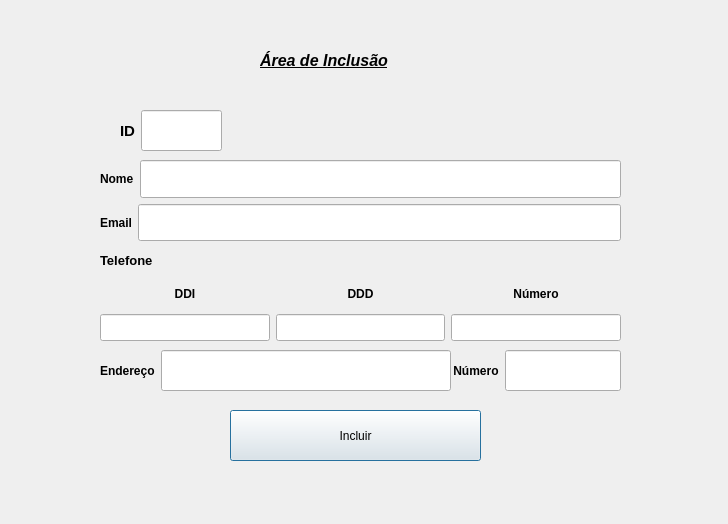
<?xml version="1.0" encoding="UTF-8"?>
<ui version="4.0">
 <class>TelaInclusao</class>
 <widget class="QDialog" name="TelaInclusao">
  <property name="geometry">
   <rect>
    <x>0</x>
    <y>0</y>
    <width>728</width>
    <height>524</height>
   </rect>
  </property>
  <property name="windowTitle">
   <string>Dialog</string>
  </property>
  <widget class="QWidget" name="layoutWidget">
   <property name="geometry">
    <rect>
     <x>100</x>
     <y>350</y>
     <width>351</width>
     <height>41</height>
    </rect>
   </property>
   <property name="sizePolicy">
    <sizepolicy hsizetype="Preferred" vsizetype="Preferred">
     <horstretch>0</horstretch>
     <verstretch>0</verstretch>
    </sizepolicy>
   </property>
   <layout class="QHBoxLayout" name="horizontalLayout_7">
    <item>
     <widget class="QLabel" name="labelEndereco">
      <property name="sizePolicy">
       <sizepolicy hsizetype="Preferred" vsizetype="Preferred">
        <horstretch>0</horstretch>
        <verstretch>0</verstretch>
       </sizepolicy>
      </property>
      <property name="font">
       <font>
        <bold>true</bold>
       </font>
      </property>
      <property name="text">
       <string>Endereço</string>
      </property>
     </widget>
    </item>
    <item>
     <widget class="QLineEdit" name="lineEditEndereco">
      <property name="sizePolicy">
       <sizepolicy hsizetype="Expanding" vsizetype="Preferred">
        <horstretch>0</horstretch>
        <verstretch>0</verstretch>
       </sizepolicy>
      </property>
      <property name="font">
       <font>
        <bold>true</bold>
       </font>
      </property>
     </widget>
    </item>
   </layout>
  </widget>
  <widget class="QWidget" name="layoutWidget_2">
   <property name="geometry">
    <rect>
     <x>230</x>
     <y>410</y>
     <width>251</width>
     <height>51</height>
    </rect>
   </property>
   <property name="sizePolicy">
    <sizepolicy hsizetype="Preferred" vsizetype="Preferred">
     <horstretch>0</horstretch>
     <verstretch>0</verstretch>
    </sizepolicy>
   </property>
   <layout class="QHBoxLayout" name="horizontalLayout_5">
    <item>
     <widget class="QPushButton" name="pushButtonInclusao">
      <property name="sizePolicy">
       <sizepolicy hsizetype="Minimum" vsizetype="Preferred">
        <horstretch>0</horstretch>
        <verstretch>0</verstretch>
       </sizepolicy>
      </property>
      <property name="text">
       <string>Incluir</string>
      </property>
     </widget>
    </item>
   </layout>
  </widget>
  <widget class="QWidget" name="layoutWidget_5">
   <property name="geometry">
    <rect>
     <x>120</x>
     <y>110</y>
     <width>102</width>
     <height>41</height>
    </rect>
   </property>
   <property name="sizePolicy">
    <sizepolicy hsizetype="Preferred" vsizetype="Preferred">
     <horstretch>0</horstretch>
     <verstretch>0</verstretch>
    </sizepolicy>
   </property>
   <layout class="QHBoxLayout" name="horizontalLayout">
    <item>
     <widget class="QLabel" name="labelID">
      <property name="sizePolicy">
       <sizepolicy hsizetype="Preferred" vsizetype="Preferred">
        <horstretch>0</horstretch>
        <verstretch>0</verstretch>
       </sizepolicy>
      </property>
      <property name="font">
       <font>
        <pointsize>11</pointsize>
        <bold>true</bold>
       </font>
      </property>
      <property name="text">
       <string>ID</string>
      </property>
     </widget>
    </item>
    <item>
     <widget class="QLineEdit" name="lineEditID">
      <property name="sizePolicy">
       <sizepolicy hsizetype="Expanding" vsizetype="Preferred">
        <horstretch>0</horstretch>
        <verstretch>0</verstretch>
       </sizepolicy>
      </property>
      <property name="font">
       <font>
        <bold>true</bold>
       </font>
      </property>
     </widget>
    </item>
   </layout>
  </widget>
  <widget class="QWidget" name="layoutWidget_6">
   <property name="geometry">
    <rect>
     <x>450</x>
     <y>350</y>
     <width>171</width>
     <height>41</height>
    </rect>
   </property>
   <property name="sizePolicy">
    <sizepolicy hsizetype="Preferred" vsizetype="Preferred">
     <horstretch>0</horstretch>
     <verstretch>0</verstretch>
    </sizepolicy>
   </property>
   <layout class="QHBoxLayout" name="horizontalLayout_3">
    <item>
     <widget class="QLabel" name="labelNumero_2">
      <property name="sizePolicy">
       <sizepolicy hsizetype="Preferred" vsizetype="Preferred">
        <horstretch>0</horstretch>
        <verstretch>0</verstretch>
       </sizepolicy>
      </property>
      <property name="font">
       <font>
        <bold>true</bold>
       </font>
      </property>
      <property name="text">
       <string> Número</string>
      </property>
     </widget>
    </item>
    <item>
     <widget class="QLineEdit" name="lineEditNumEnde">
      <property name="sizePolicy">
       <sizepolicy hsizetype="Expanding" vsizetype="Preferred">
        <horstretch>0</horstretch>
        <verstretch>0</verstretch>
       </sizepolicy>
      </property>
      <property name="font">
       <font>
        <bold>true</bold>
       </font>
      </property>
     </widget>
    </item>
   </layout>
  </widget>
  <widget class="QLabel" name="labelTELA">
   <property name="geometry">
    <rect>
     <x>260</x>
     <y>40</y>
     <width>191</width>
     <height>41</height>
    </rect>
   </property>
   <property name="text">
    <string>&lt;html&gt;&lt;head/&gt;&lt;body&gt;&lt;p&gt;&lt;span style=&quot; font-size:12pt; font-weight:700; font-style:italic; text-decoration: underline;&quot;&gt;Área de Inclusão&lt;/span&gt;&lt;/p&gt;&lt;/body&gt;&lt;/html&gt;</string>
   </property>
  </widget>
  <widget class="QWidget" name="gridLayoutWidget">
   <property name="geometry">
    <rect>
     <x>100</x>
     <y>280</y>
     <width>521</width>
     <height>61</height>
    </rect>
   </property>
   <property name="sizePolicy">
    <sizepolicy hsizetype="Preferred" vsizetype="Preferred">
     <horstretch>0</horstretch>
     <verstretch>0</verstretch>
    </sizepolicy>
   </property>
   <property name="font">
    <font>
     <bold>true</bold>
    </font>
   </property>
   <layout class="QGridLayout" name="gridLayout">
    <item row="2" column="2">
     <widget class="QLineEdit" name="lineEditDDD">
      <property name="sizePolicy">
       <sizepolicy hsizetype="Expanding" vsizetype="Preferred">
        <horstretch>0</horstretch>
        <verstretch>0</verstretch>
       </sizepolicy>
      </property>
      <property name="font">
       <font>
        <bold>true</bold>
       </font>
      </property>
     </widget>
    </item>
    <item row="2" column="3">
     <widget class="QLineEdit" name="lineEditNumero">
      <property name="sizePolicy">
       <sizepolicy hsizetype="Expanding" vsizetype="Preferred">
        <horstretch>0</horstretch>
        <verstretch>0</verstretch>
       </sizepolicy>
      </property>
      <property name="font">
       <font>
        <bold>true</bold>
       </font>
      </property>
     </widget>
    </item>
    <item row="1" column="0">
     <widget class="QLabel" name="labelDDI">
      <property name="sizePolicy">
       <sizepolicy hsizetype="Preferred" vsizetype="Preferred">
        <horstretch>0</horstretch>
        <verstretch>0</verstretch>
       </sizepolicy>
      </property>
      <property name="font">
       <font>
        <bold>true</bold>
       </font>
      </property>
      <property name="text">
       <string>&lt;html&gt;&lt;head/&gt;&lt;body&gt;&lt;p align=&quot;center&quot;&gt;DDI&lt;/p&gt;&lt;/body&gt;&lt;/html&gt;</string>
      </property>
     </widget>
    </item>
    <item row="1" column="2">
     <widget class="QLabel" name="labelDDD">
      <property name="sizePolicy">
       <sizepolicy hsizetype="Preferred" vsizetype="Preferred">
        <horstretch>0</horstretch>
        <verstretch>0</verstretch>
       </sizepolicy>
      </property>
      <property name="font">
       <font>
        <bold>true</bold>
       </font>
      </property>
      <property name="text">
       <string>&lt;html&gt;&lt;head/&gt;&lt;body&gt;&lt;p align=&quot;center&quot;&gt;DDD&lt;/p&gt;&lt;/body&gt;&lt;/html&gt;</string>
      </property>
     </widget>
    </item>
    <item row="1" column="3">
     <widget class="QLabel" name="labelNumero">
      <property name="sizePolicy">
       <sizepolicy hsizetype="Preferred" vsizetype="Preferred">
        <horstretch>0</horstretch>
        <verstretch>0</verstretch>
       </sizepolicy>
      </property>
      <property name="font">
       <font>
        <bold>true</bold>
       </font>
      </property>
      <property name="text">
       <string>&lt;html&gt;&lt;head/&gt;&lt;body&gt;&lt;p align=&quot;center&quot;&gt;Número&lt;/p&gt;&lt;/body&gt;&lt;/html&gt;</string>
      </property>
     </widget>
    </item>
    <item row="2" column="0">
     <widget class="QLineEdit" name="lineEditDDI">
      <property name="sizePolicy">
       <sizepolicy hsizetype="Expanding" vsizetype="Preferred">
        <horstretch>0</horstretch>
        <verstretch>0</verstretch>
       </sizepolicy>
      </property>
      <property name="font">
       <font>
        <bold>true</bold>
       </font>
      </property>
     </widget>
    </item>
   </layout>
  </widget>
  <widget class="QLabel" name="labelTelefone_2">
   <property name="geometry">
    <rect>
     <x>100</x>
     <y>240</y>
     <width>81</width>
     <height>41</height>
    </rect>
   </property>
   <property name="sizePolicy">
    <sizepolicy hsizetype="Preferred" vsizetype="Preferred">
     <horstretch>0</horstretch>
     <verstretch>0</verstretch>
    </sizepolicy>
   </property>
   <property name="font">
    <font>
     <bold>true</bold>
    </font>
   </property>
   <property name="text">
    <string>&lt;html&gt;&lt;head/&gt;&lt;body&gt;&lt;p&gt;&lt;span style=&quot; font-size:10pt;&quot;&gt;Telefone&lt;/span&gt;&lt;/p&gt;&lt;/body&gt;&lt;/html&gt;</string>
   </property>
  </widget>
  <widget class="QWidget" name="layoutWidget">
   <property name="geometry">
    <rect>
     <x>100</x>
     <y>160</y>
     <width>521</width>
     <height>81</height>
    </rect>
   </property>
   <layout class="QVBoxLayout" name="verticalLayout">
    <item>
     <layout class="QHBoxLayout" name="horizontalLayout_6">
      <item>
       <widget class="QLabel" name="labelNome">
        <property name="sizePolicy">
         <sizepolicy hsizetype="Preferred" vsizetype="Preferred">
          <horstretch>0</horstretch>
          <verstretch>0</verstretch>
         </sizepolicy>
        </property>
        <property name="font">
         <font>
          <bold>true</bold>
         </font>
        </property>
        <property name="text">
         <string>Nome</string>
        </property>
       </widget>
      </item>
      <item>
       <widget class="QLineEdit" name="lineEditNome">
        <property name="sizePolicy">
         <sizepolicy hsizetype="Expanding" vsizetype="Preferred">
          <horstretch>0</horstretch>
          <verstretch>0</verstretch>
         </sizepolicy>
        </property>
        <property name="font">
         <font>
          <bold>true</bold>
         </font>
        </property>
       </widget>
      </item>
     </layout>
    </item>
    <item>
     <layout class="QHBoxLayout" name="horizontalLayout_4">
      <item>
       <widget class="QLabel" name="labelEmail">
        <property name="sizePolicy">
         <sizepolicy hsizetype="Preferred" vsizetype="Preferred">
          <horstretch>0</horstretch>
          <verstretch>0</verstretch>
         </sizepolicy>
        </property>
        <property name="font">
         <font>
          <bold>true</bold>
         </font>
        </property>
        <property name="text">
         <string>Email</string>
        </property>
       </widget>
      </item>
      <item>
       <widget class="QLineEdit" name="lineEditEmail">
        <property name="sizePolicy">
         <sizepolicy hsizetype="Expanding" vsizetype="Preferred">
          <horstretch>0</horstretch>
          <verstretch>0</verstretch>
         </sizepolicy>
        </property>
        <property name="font">
         <font>
          <bold>true</bold>
         </font>
        </property>
       </widget>
      </item>
     </layout>
    </item>
   </layout>
  </widget>
 </widget>
 <tabstops>
  <tabstop>lineEditID</tabstop>
  <tabstop>lineEditNome</tabstop>
  <tabstop>lineEditEmail</tabstop>
  <tabstop>lineEditDDI</tabstop>
  <tabstop>lineEditDDD</tabstop>
  <tabstop>lineEditNumero</tabstop>
  <tabstop>lineEditEndereco</tabstop>
  <tabstop>lineEditNumEnde</tabstop>
  <tabstop>pushButtonInclusao</tabstop>
 </tabstops>
 <resources/>
 <connections/>
</ui>
